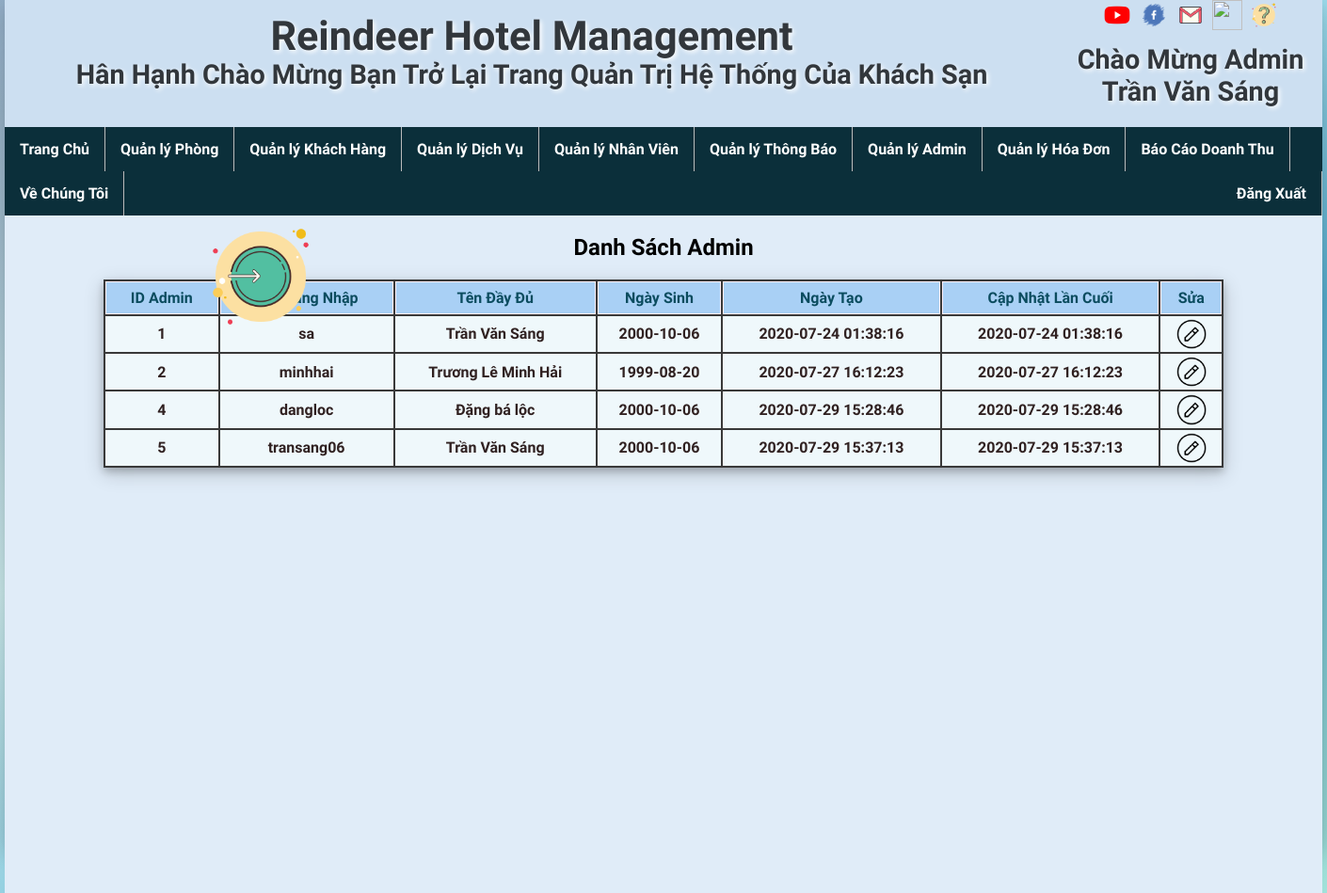
The page /index.php?url=Admin/QuanLyAdmin.php (signed in) on the database its author committed.
### tables this page shows
CREATE TABLE `user` (
  `id` int(11) NOT NULL,
  `username` varchar(100) NOT NULL,
  `password` varchar(150) NOT NULL,
  `fullname` varchar(100) NOT NULL,
  `birthday` date NOT NULL,
  `created_time` datetime NOT NULL,
  `last_updated` datetime NOT NULL
);

### Admin/QuanLyAdmin.php (the view)
<ani_dangnhap>
    <a href="index.php?url=User/taotaikhoan.php" > <img src="image/login.png" width="130" height="130" alt="logologin" /></a>
</ani_dangnhap>
<div>
    <h2>Danh Sách Admin</h2>
<table class="tableHT">
    <tr>
        <th>ID Admin</th>
        <th>Tên Đăng Nhập</th>
        <th>Tên Đầy Đủ</th>
        <th>Ngày Sinh</th>
        <th>Ngày Tạo</th>
        <th>Cập Nhật Lần Cuối</th>
        <th>Sửa</th>
    </tr>
<?php
    $sql = 'select * from user';
    $thucthi = mysqli_query($ketnoisql,$sql);
    while($dulieu = mysqli_fetch_array($thucthi) ){
        echo"<tr>";
        echo"<td>";
        echo $dulieu[0];
        echo "</td>";
        echo"<td>";
        echo $dulieu[1];
        echo "</td>";
        echo"<td>";
        echo $dulieu[3];
        echo "</td>";
         echo"<td>";
        echo $dulieu[4];
        echo "</td>";
        echo"<td>";
        echo $dulieu[5];
        echo "</td>";
        echo"<td>";
        echo $dulieu[6];
        echo "</td>";
        echo"<td>";
        echo "<a href='index.php?url=Admin/SuaAdmin.php&maAD=$dulieu[0]'><img src='image/edit.png' width='32px'/></a>";
        echo "</td>";
        echo "</tr>";
    }
?>
</table>
</div>

### Css/style_bocuc.css (style rules this page uses)
* { font-family: 'Barlow Condensed', sans-serif; }
body { width: 1400px; height: 900px; margin: 0 auto; background-color: #504f53; box-shadow: 0 64px 128px 0 rgba(0, 12, 25, 0.2), 0 6px 20px 0 rgba(0, 0, 10, 0.19); background-image:linear-gradient(to bottom right, #95B1CB, #DDFFFF,#61BEDF,#ACF0E6) }
.tableHT { width: 85%; margin: auto; margin-bottom: 50px; background-color: #393939; box-shadow: 0 4px 8px 0 rgba(0, 0, 0, 0.2), 0 6px 20px 0 rgba(0, 0, 0, 0.19); }
.tableHT th { text-align: center; border:1px solid #FBEFF8; color: #0B4C5F; background-color: #A9D0F5; padding: 7px ; }
.tableHT td { text-align: center; font-weight: bold; color: #302121; background-color: #EFF8FB; padding: 3px 2px ; }
ani_dangnhap { left: 15%; position:fixed; animation-name: chuyendong; animation-duration:5s; animation-iteration-count: infinite; }

### rows shown on the page
user: id "1", fullname "Trần Văn Sáng", birthday "2000-10-06", created_time "2020-07-24 01:38:16", last_updated "2020-07-24 01:38:16"
user: id "2", username "minhhai", fullname "Trương Lê Minh Hải", birthday "1999-08-20", created_time "2020-07-27 16:12:23", last_updated "2020-07-27 16:12:23"
user: id "4", username "dangloc", fullname "Đặng bá lộc", birthday "2000-10-06", created_time "2020-07-29 15:28:46", last_updated "2020-07-29 15:28:46"
user: id "5", username "transang06", fullname "Trần Văn Sáng", birthday "2000-10-06", created_time "2020-07-29 15:37:13", last_updated "2020-07-29 15:37:13"

### other values the page prints
$nameUser['fullname'] "Trần Văn Sáng"
